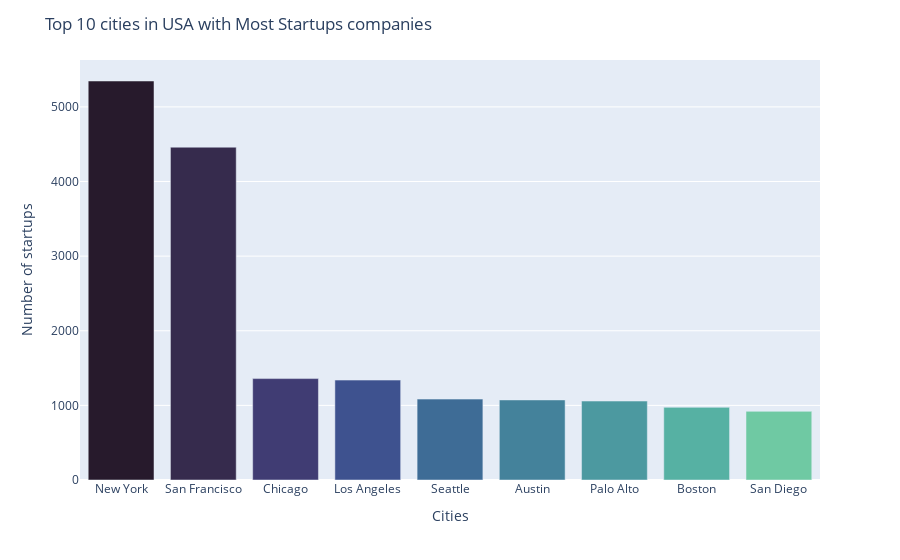

The notebook cell saved with this chart:
### Code cell
city_counts = usa_offices['city'].value_counts()
df_city_counts = pd.DataFrame({'city': city_counts.index, 'count': city_counts.values})
df_city_counts =df_city_counts[0:9]


fig = px.bar(df_city_counts, x='city', y='count')
fig.update_layout(
    title='Top 10 cities in USA with Most Startups companies',
    font=dict(size=16),
    xaxis_title='Cities',
    yaxis_title='Number of startups',
  
)
fig.update_traces(marker_color=px.colors.sequential.deep[::-1], width=0.8)

# display the chart
fig.show()
#pyo.plot(fig, filename='cities.html')

### Figure 1 — Plotly figure (JSON) as saved in the notebook; plotly's stock layout.template omitted (floating-point values rounded to 4 significant figures)
{"data": [{"alignmentgroup": "True", "hovertemplate": "city=%{x}<br>count=%{y}<extra></extra>", "legendgroup": "", "marker": {"color": ["rgb(39, 26, 44)", "rgb(54, 43, 77)", "rgb(64, 60, 115)", "rgb(62, 82, 143)", "rgb(62, 108, 150)", "rgb(68, 130, 155)", "rgb(76, 153, 160)", "rgb(86, 177, 163)", "rgb(111, 201, 163)", "rgb(156, 219, 165)", "rgb(206, 236, 179)", "rgb(253, 253, 204)"], "pattern": {"shape": ""}}, "name": "", "offsetgroup": "", "orientation": "v", "showlegend": false, "textposition": "auto", "type": "bar", "width": 0.8, "x": ["New York", "San Francisco", "Chicago", "Los Angeles", "Seattle", "Austin", "Palo Alto", "Boston", "San Diego"], "xaxis": "x", "y": [5347, 4460, 1359, 1339, 1084, 1073, 1058, 974, 920], "yaxis": "y"}], "layout": {"barmode": "relative", "legend": {"tracegroupgap": 0}, "margin": {"t": 60}, "title": {"text": "Top 10 cities in USA with Most Startups companies"}, "xaxis": {"anchor": "y", "domain": [0, 1], "title": {"text": "Cities"}}, "yaxis": {"anchor": "x", "domain": [0, 1], "title": {"text": "Number of startups"}}}}
